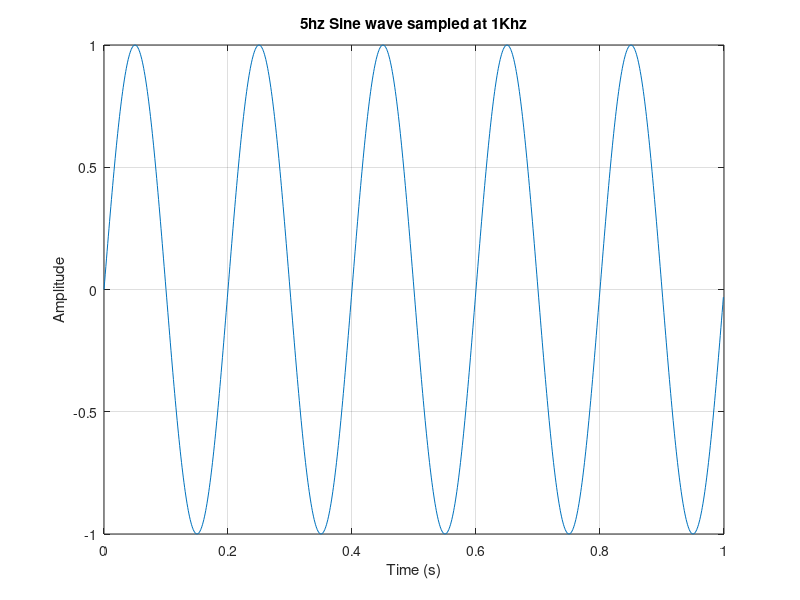

Write the MATLAB code that produced this figure.
clear;
rng(1);
bits = randi([0 1],1,10);

fs = 1000;
t = (0:fs-1)/fs;
x = sin(2*pi*5*t)

plot(t,x);
grid on;
xlabel("Time (s)");
ylabel("Amplitude");
title("5hz Sine wave sampled at 1Khz")
